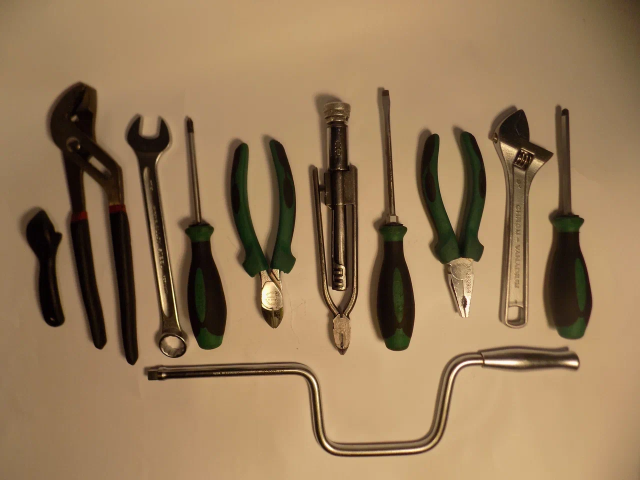
#> input picture ml/data/DSCN4950.JPG, 1280 x 960 px (shown at 1/2 size)
$ python -i craft_detector.py   (imports and definitions only)
#> lines starting #> are read from the running program, lines starting #| are printed output that depends on the picture
#> further down, picture is the input picture: shape (960, 1280, 3); mean B, G, R 87.7, 122.2, 150.9
from typing import Dict, Union
from pathlib import Path
import numpy as np
import cv2
from PIL import Image, ImageEnhance
from craft_text_detector import (
    read_image,
    load_craftnet_model,
    load_refinenet_model,
    get_prediction,
    export_detected_regions,
    export_extra_results,
    empty_cuda_cache
)


def preprocess_image_for_engraving(image, save_intermediate=False) -> np.ndarray:
#> called with save_intermediate = False
    img = image

    # Convert to grayscale
    gray = cv2.cvtColor(img, cv2.COLOR_BGR2GRAY)
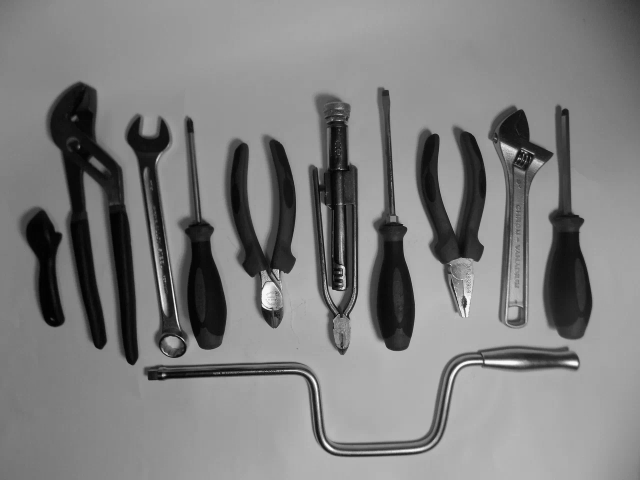
#> gray: shape (960, 1280) (shown at 1/2 size); min 0, max 255, mean 126.9

    # Optional: Denoise (if image is noisy)
    denoised = cv2.fastNlMeansDenoising(gray, h=10)

    # CLAHE for local contrast enhancement (CRUCIAL for engravings)
    clahe = cv2.createCLAHE(clipLimit=3.0, tileGridSize=(8,8))
    enhanced = clahe.apply(denoised)
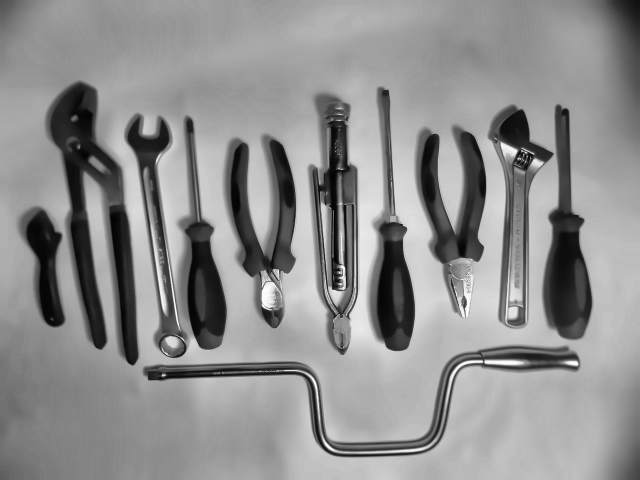
#> enhanced: shape (960, 1280) (shown at 1/2 size); min 1, max 255, mean 143

    # Sharpening kernel
    kernel = np.array([[0, -1, 0],
                       [-1, 5,-1],
                       [0, -1, 0]])
    sharpened = cv2.filter2D(enhanced, -1, kernel)

    # Optional: Gamma correction to brighten/darken
    gamma = 1.2
    inv_gamma = 1.0 / gamma
    table = np.array([((i / 255.0) ** inv_gamma) * 255 for i in np.arange(0, 256)]).astype("uint8")
    gamma_corrected = cv2.LUT(sharpened, table)

    # Optional: Morphological closing to connect broken strokes
    kernel_morph = cv2.getStructuringElement(cv2.MORPH_RECT, (1,1))  # tiny kernel
    morphed = cv2.morphologyEx(gamma_corrected, cv2.MORPH_CLOSE, kernel_morph)

    if save_intermediate:
        cv2.imwrite("preprocessed_debug.jpg", morphed)

    return morphed


class CraftDetector:
    # [73 lines left out: functions __init__, predict, filter_predictions_by_boxes, not called in this run]

>>> import cv2
>>> picture = cv2.imread('../data/DSCN4950.JPG')
>>> result = preprocess_image_for_engraving(picture)
